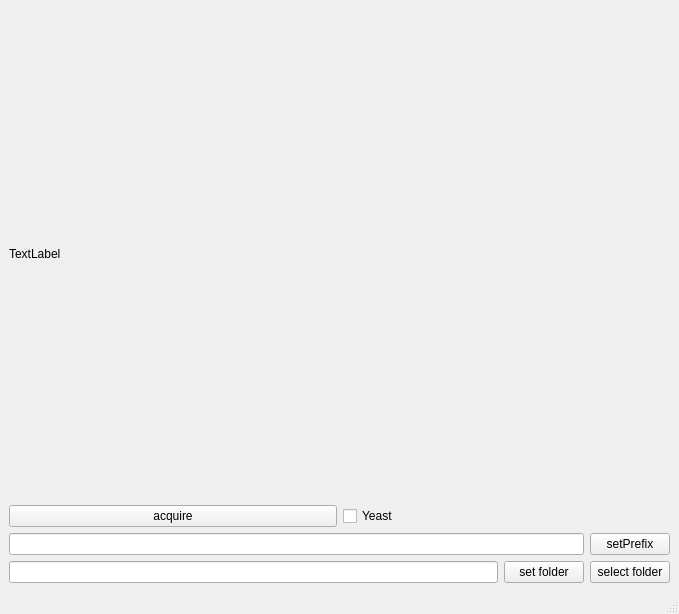
<?xml version="1.0" encoding="UTF-8"?>
<ui version="4.0">
 <class>MainWindow</class>
 <widget class="QMainWindow" name="MainWindow">
  <property name="geometry">
   <rect>
    <x>0</x>
    <y>0</y>
    <width>679</width>
    <height>614</height>
   </rect>
  </property>
  <property name="windowTitle">
   <string>MainWindow</string>
  </property>
  <widget class="QWidget" name="centralwidget">
   <layout class="QVBoxLayout" name="verticalLayout">
    <item>
     <widget class="QLabel" name="lbl_preview">
      <property name="text">
       <string>TextLabel</string>
      </property>
     </widget>
    </item>
    <item>
     <layout class="QHBoxLayout" name="horizontalLayout">
      <property name="sizeConstraint">
       <enum>QLayout::SetMinimumSize</enum>
      </property>
      <item>
       <widget class="QPushButton" name="pb_acquire">
        <property name="text">
         <string>acquire</string>
        </property>
       </widget>
      </item>
      <item>
       <widget class="QCheckBox" name="cb_yeast">
        <property name="text">
         <string>Yeast</string>
        </property>
       </widget>
      </item>
     </layout>
    </item>
    <item>
     <layout class="QHBoxLayout" name="horizontalLayout_2">
      <property name="sizeConstraint">
       <enum>QLayout::SetMinimumSize</enum>
      </property>
      <item>
       <widget class="QLineEdit" name="le_prefix"/>
      </item>
      <item>
       <widget class="QPushButton" name="pb_setPrefix">
        <property name="text">
         <string>setPrefix</string>
        </property>
       </widget>
      </item>
     </layout>
    </item>
    <item>
     <layout class="QHBoxLayout" name="horizontalLayout_3">
      <property name="sizeConstraint">
       <enum>QLayout::SetMinimumSize</enum>
      </property>
      <item>
       <widget class="QLineEdit" name="le_folder"/>
      </item>
      <item>
       <widget class="QPushButton" name="pb_setFolder">
        <property name="text">
         <string>set folder</string>
        </property>
       </widget>
      </item>
      <item>
       <widget class="QPushButton" name="pb_selectFolder">
        <property name="text">
         <string>select folder</string>
        </property>
       </widget>
      </item>
     </layout>
    </item>
   </layout>
  </widget>
  <widget class="QMenuBar" name="menubar">
   <property name="geometry">
    <rect>
     <x>0</x>
     <y>0</y>
     <width>679</width>
     <height>21</height>
    </rect>
   </property>
  </widget>
  <widget class="QStatusBar" name="statusbar"/>
 </widget>
 <resources/>
 <connections/>
</ui>
